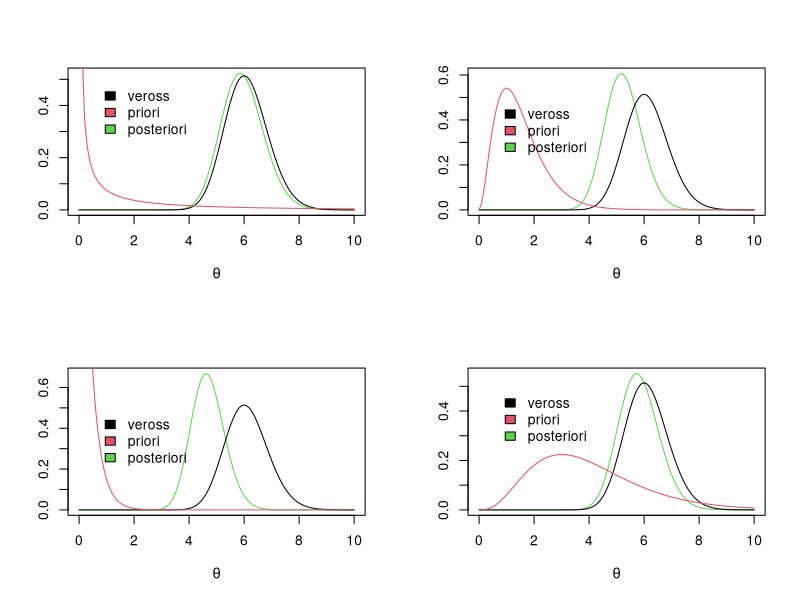
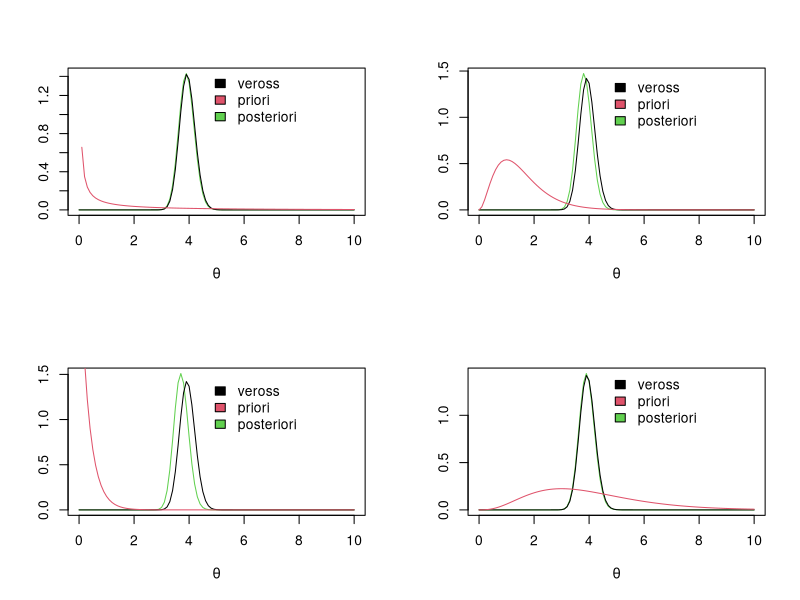

Write R code to recreate these figures, in order.
########################################
# Secao 2.3.2
# Dados Poisson com priori Gama.
#
# Ricardo Ehlers
########################################

poisson.gama <- function(x,a0,b0){
#x,a,b: vetor de observacoes e parametros da priori
 n=length(x)
 tx = sum(x)
 a1= a0+tx
 b1= b0+n
 curve(dgamma(x,a1,b1 ),0,10,col=3,xlab=expression(theta),ylab='') 
 curve(dgamma(x,tx+1,n),0,10,col=1,add=T)
 curve(dgamma(x,a0,b0 ),0,10,col=2,add=T)
 legend(.5,0.5,c('veross','priori','posteriori'),fill=1:3,bty='n')
}


x=c(5,13,6,3,3,4,6,7,7,6)

par(mfrow=c(2,2))
poisson.gama(x,.1,.1)
poisson.gama(x,3,2)
poisson.gama(x,1,3)
poisson.gama(x,4,1)



poisson.gama <- function(x,a0,b0){
#x,a,b: vetor de observacoes e parametros da priori
 n=length(x)
 tx = sum(x)
 a1= a0+tx
 b1= b0+n
 curve(dgamma(x,a1,b1 ),0,10,col=3,xlab=expression(theta),ylab='')
 curve(dgamma(x,tx+1,n),0,10,col=1,add=T)
 curve(dgamma(x,a0,b0 ),0,10,col=2,add=T)
 legend(4.5,1.5,c('veross','priori','posteriori'),fill=1:3,bty='n')
}


#Dados simulados
n=50; y=rpois(n,4)

par(mfrow=c(2,2))
poisson.gama(y,.1,.1)
poisson.gama(y,3,2)
poisson.gama(y,1,3)
poisson.gama(y,4,1)
